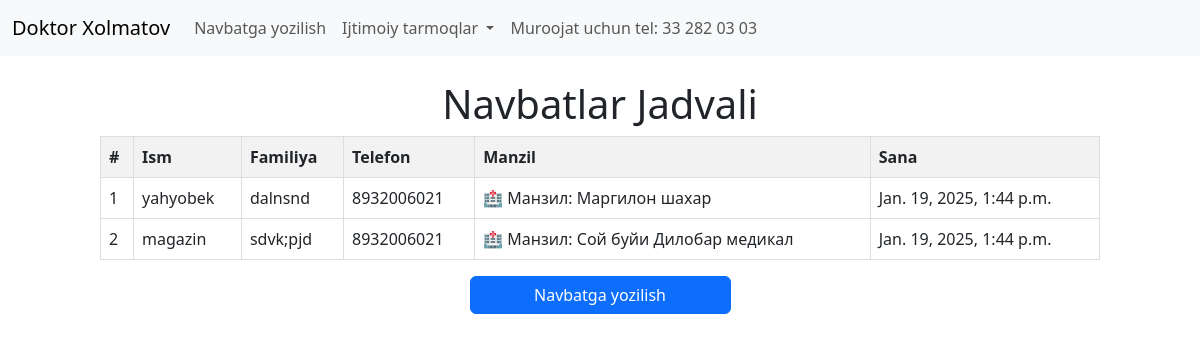
The page / on the database its author committed.
### main/models.py (models this page shows, shortened)
class Queue(models.Model):
    name = models.CharField(max_length=100)
    surname = models.CharField(max_length=100)
    phone = models.IntegerField(max_length=15)
    address_choices = [
        ('Address1', 'Manzil 1'),
        ('Address2', 'Manzil 2'),
    ]
    address = models.CharField(max_length=20, choices=address_choices)
    reason = models.TextField()
    created_at = models.DateTimeField(auto_now_add=True)

### main/views.py (the view)
# urls.py: path('', views.home, name='home'),
def home(request):
    queues = Queue.objects.all()
    return render(request, 'home.html', {'queues': queues})

### templates/home.html (shortened to what this page needs)
<!DOCTYPE html>
<html lang="en">
<head>
    <link rel="stylesheet" href="https://cdnjs.cloudflare.com/ajax/libs/font-awesome/6.7.2/css/all.min.css" />
    <link href="https://cdn.jsdelivr.net/npm/bootstrap@5.3.3/dist/css/bootstrap.min.css" rel="stylesheet">
</head>
<body>
<nav class="navbar navbar-expand-lg bg-body-tertiary">
  <div class="container-fluid">
    <a class="navbar-brand">Doktor Xolmatov</a>
    <div class="collapse navbar-collapse" id="navbarSupportedContent">
      <ul class="navbar-nav me-auto mb-2 mb-lg-0">
        <li class="nav-item">
          <a class="nav-link" href="{% url 'add_queue' %}">Navbatga yozilish</a>
        </li>
        <li class="nav-item dropdown">
          <a class="nav-link dropdown-toggle" href="#" role="button" data-bs-toggle="dropdown" aria-expanded="false">
            Ijtimoiy tarmoqlar
          </a>
        </li>
        <li class="nav-item">
          <a class="nav-link">Muroojat uchun tel: 33 282 03 03</a>
        </li>
      </ul>
    </div>
  </div>
</nav>
<div class="container mt-4">
    <div class="text-center">
        <h1 class="display-6 display-md-5 display-lg-4">Navbatlar Jadvali</h1>
    </div>
</div>
    <div class="fixed-table-container">
        <table>
            <thead>
                <tr>
                    <th>#</th>
                    <th>Ism</th>
                    <th>Familiya</th>
                    <th>Telefon</th>
                    <th>Manzil</th>
                    <th>Sana</th>
                </tr>
            </thead>
            <tbody>
                {% for queue in queues %}
                <tr>
                    <td>{{ forloop.counter }}</td>
                    <td>{{ queue.name }}</td>
                    <td>{{ queue.surname }}</td>
                    <td>{{ queue.phone }}</td>
                    <td>{{ queue.get_address_display }}</td>
                    <td>{{ queue.created_at }}</td>
                </tr>
                {% endfor %}
            </tbody>
        </table>
    </div>
    <div class="container mt-3">
    <div class="row justify-content-center">
        <div class="col-8 col-sm-6 col-md-4 col-lg-3">
            <a href="{% url 'add_queue' %}" class="btn btn-primary w-100">Navbatga yozilish</a>
        </div>
    </div>
</div>
</body>
</html>

### templates/home.html (style rules this page uses)
.fixed-table-container { max-width: 1000px; overflow-x: auto; margin: 0 auto; }
table { width: 1000px; border-collapse: collapse; }
th, td { border: 1px solid #ddd; padding: 8px; text-align: left; }
th { background-color: #f2f2f2; }

### rows shown on the page
Queue: name "yahyobek", surname "dalnsnd", phone "8932006021", address "🏥 Манзил: Маргилон шахар", created_at "Jan. 19, 2025, 1:44 p.m."
Queue: name "magazin", surname "sdvk;pjd", phone "8932006021", address "🏥 Манзил: Сой буйи Дилобар медикал", created_at "Jan. 19, 2025, 1:44 p.m."
